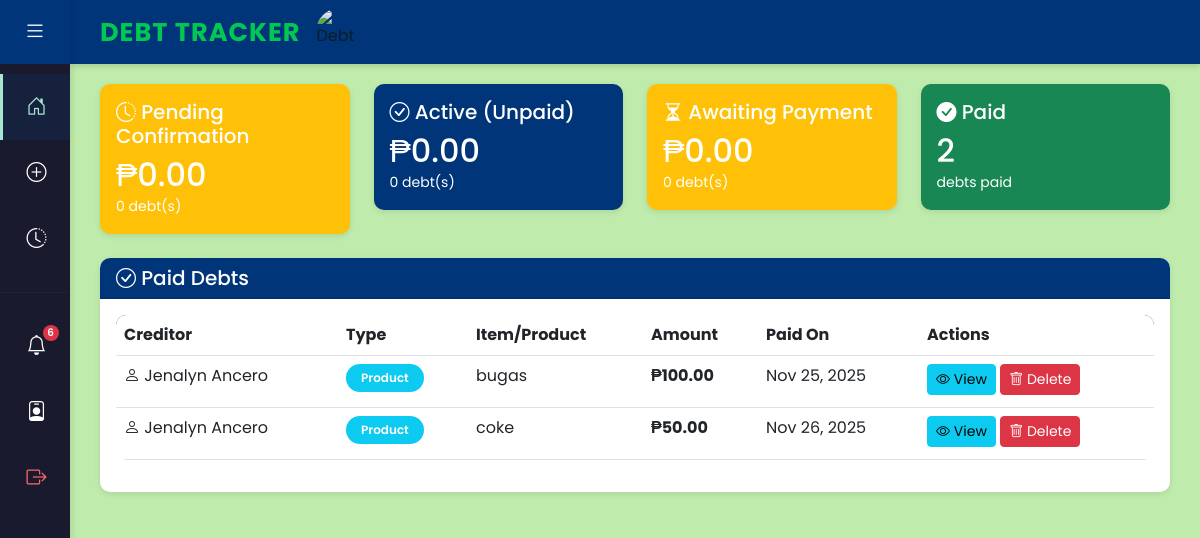
/debtor/dashboard/ (signed in), run on the app's committed database.
### myapp/models.py (models this page shows, shortened)
class Debt(models.Model):
    TYPE_CHOICES = [
        ('money', 'Money'),
        ('product', 'Product'),
    ]
    STATUS_CHOICES = [
        ('pending_confirmation', 'Pending Confirmation'),
        ('active', 'Active'),
        ('awaiting_confirmation', 'Awaiting Confirmation'),
        ('rejected', 'Rejected'),
        ('paid', 'Paid'),
    ]
    creditor = models.ForeignKey(
        settings.AUTH_USER_MODEL,
        on_delete=models.CASCADE,
        related_name='creditor_debts',
        help_text="User who is owed (creditor)"
    )
    debtor = models.ForeignKey(
        settings.AUTH_USER_MODEL,
        on_delete=models.CASCADE,
        related_name='debtor_debts',
        help_text="User who owes (debtor)"
    )
    type = models.CharField(
        max_length=20,
        choices=TYPE_CHOICES,
        default='money',
        help_text="Type of debt: Money or Product"
    )
    amount = models.DecimalField(
        max_digits=10,
        decimal_places=2,
        validators=[MinValueValidator(0.01)],
        help_text="Amount owed (for money) or estimated value (for product)"
    )
    product_name = models.CharField(
        max_length=255,
        blank=True,
        null=True,
        help_text="Name of product/item (if type is Product)"
    )
    description = models.TextField(
        blank=True,
        null=True,
        help_text="Additional details about the debt"
    )
    debt_proof = models.FileField(
        upload_to='debt_proofs/',
        blank=True,
        null=True,
        help_text="Proof of debt (photo, screenshot, or PDF) uploaded by debtor"
    )
    creditor_proof = models.FileField(
        upload_to='creditor_proofs/',
        blank=True,
        null=True,
        help_text="Proof of release - item/money was given to debtor (uploaded by creditor)"
    )
    payment_proof = models.FileField(
        upload_to='payment_proofs_debt/',
        blank=True,
        null=True,
        help_text="Proof of payment when creditor marks debt as paid (optional)"
    )
    debtor_acknowledged = models.BooleanField(
        default=False,
        help_text="[DEPRECATED] Whether debtor has acknowledged receipt of item/money"
    )
    acknowledged_at = models.DateTimeField(
        blank=True,
        null=True,
        help_text="[DEPRECATED] Date when debtor acknowledged receipt"
    )
    paid_amount = models.DecimalField(
        max_digits=10,
        decimal_places=2,
        default=0,
        help_text="Total amount paid towards this debt"
    )
    status = models.CharField(
        max_length=30,
        choices=STATUS_CHOICES,
        default='pending_confirmation',
        help_text="Current status of the debt"
    )
    hidden_from_debtor = models.BooleanField(
        default=False,
        help_text="If True, debt is hidden from debtor's view (soft delete)"
    )
    hidden_from_creditor = models.BooleanField(
        default=False,
        help_text="If True, debt is hidden from creditor's view (soft delete)"
    )
    date_created = models.DateTimeField(
        auto_now_add=True,
        help_text="Date when debt was created"
    )
    date_updated = models.DateTimeField(
        auto_now=True,
        help_text="Date when debt was last updated"
    )
    date_paid = models.DateTimeField(
        blank=True,
        null=True,
        help_text="Date when debt was paid"
    )
    class Meta:
        verbose_name = 'Debt'
        verbose_name_plural = 'Debts'
        ordering = ['-date_created']
        indexes = [
            models.Index(fields=['creditor', 'status']),
            models.Index(fields=['debtor', 'status']),
        ]
    @property
    def balance(self):
        return max(0, float(self.amount) - float(self.paid_amount))

class CustomUser(AbstractBaseUser, PermissionsMixin):
    ROLE_CHOICES = [
        ('creditor', 'Creditor'),
        ('debtor', 'Debtor'),
        ('admin', 'Admin'),
    ]
    username = models.CharField(
        max_length=150,
        unique=True,
        help_text="Required. 150 characters or fewer. Unique username."
    )
    full_name = models.CharField(
        max_length=255,
        help_text="Full name of the user"
    )
    email = models.EmailField(
        max_length=255,
        blank=True,
        null=True,
        help_text="Email address (optional)"
    )
    profile_picture = models.ImageField(
        upload_to='profile_pictures/',
        blank=True,
        null=True,
        help_text="Profile picture (optional)"
    )
    profile_summary = models.TextField(
        blank=True,
        null=True,
        help_text="Short bio or profile summary (optional)"
    )
    account_type = models.CharField(
        max_length=20,
        choices=ROLE_CHOICES,
        help_text="User role: Creditor, Debtor, or Admin"
    )
    is_active = models.BooleanField(default=True)
    is_staff = models.BooleanField(default=False)
    date_joined = models.DateTimeField(auto_now_add=True)
    objects = CustomUserManager()
    USERNAME_FIELD = 'username'
    REQUIRED_FIELDS = ['full_name']
    class Meta:
        verbose_name = 'User'
        verbose_name_plural = 'Users'
        ordering = ['-date_joined']

### myapp/views.py (the view)
# urls.py: path('debtor/dashboard/', views.debtor_dashboard, name='debtor_dashboard'),
@login_required
def debtor_dashboard(request):
    if request.user.account_type != 'debtor':
        messages.error(request, "Access denied. Debtors only.")
        return redirect('myapp:home')
    debts = Debt.objects.filter(debtor=request.user, hidden_from_debtor=False).select_related('creditor')
    pending_debts = debts.filter(status='pending_confirmation')
    active_debts = debts.filter(status='active')
    awaiting_confirmation_debts = debts.filter(status='awaiting_confirmation')
    paid_debts = debts.filter(status='paid')
    rejected_debts = debts.filter(status='rejected')
    total_pending = sum(float(d.amount) for d in pending_debts)
    total_active = sum(float(d.balance) for d in active_debts)
    total_awaiting = sum(float(d.balance) for d in awaiting_confirmation_debts)
    total_paid = sum(float(d.paid_amount) for d in debts)
    creditors_summary = {}
    for debt in debts:
        creditor_id = debt.creditor.id
        if creditor_id not in creditors_summary:
            creditors_summary[creditor_id] = {
                'creditor': debt.creditor,
                'debts': [],
                'total_amount': 0,
                'total_paid': 0,
                'total_balance': 0,
                'pending_count': 0,
                'active_count': 0,
                'awaiting_count': 0,
                'paid_count': 0,
            }
        creditors_summary[creditor_id]['debts'].append(debt)
        creditors_summary[creditor_id]['total_amount'] += float(debt.amount)
        creditors_summary[creditor_id]['total_paid'] += float(debt.paid_amount)
        creditors_summary[creditor_id]['total_balance'] += float(debt.balance)
        if debt.status == 'pending_confirmation':
            creditors_summary[creditor_id]['pending_count'] += 1
        elif debt.status == 'active':
            creditors_summary[creditor_id]['active_count'] += 1
        elif debt.status == 'awaiting_confirmation':
            creditors_summary[creditor_id]['awaiting_count'] += 1
        elif debt.status == 'paid':
            creditors_summary[creditor_id]['paid_count'] += 1
    context = {
        'debts': debts,  # Pass all debts for conditional rendering
        'pending_debts': pending_debts,
        'active_debts': active_debts,
        'awaiting_confirmation_debts': awaiting_confirmation_debts,
        'paid_debts': paid_debts,
        'rejected_debts': rejected_debts,
        'total_pending': total_pending,
        'total_active': total_active,
        'total_awaiting': total_awaiting,
        'total_paid': total_paid,
        'creditors_summary': creditors_summary.values(),
    }
    return render(request, 'dashboard_debtor.html', context)

### myapp/context_processors.py (called while the page is built)
def unread_notifications(request):
    if request.user.is_authenticated:
        unread_count = Notification.objects.filter(user=request.user, is_read=False).count()
        return {
            'unread_notifications_count': unread_count
        }
    return {
        'unread_notifications_count': 0
    }

### myapp/templates/dashboard_debtor.html (shortened to what this page needs)
{% extends 'dashboard_base.html' %}
{% block content %}
<div class="row mb-4">
    <div class="col-md-3">
        <div class="card text-white bg-warning">
            <div class="card-body">
                <h5 class="card-title"><i class="bi bi-clock-history"></i> Pending Confirmation</h5>
                <h2 class="mb-0">₱{{ total_pending|floatformat:2 }}</h2>
                <small>{{ pending_debts.count }} debt(s)</small>
            </div>
        </div>
    </div>
    <div class="col-md-3">
        <div class="card text-white bg-primary">
            <div class="card-body">
                <h5 class="card-title"><i class="bi bi-check-circle"></i> Active (Unpaid)</h5>
                <h2 class="mb-0">₱{{ total_active|floatformat:2 }}</h2>
                <small>{{ active_debts.count }} debt(s)</small>
            </div>
        </div>
    </div>
    <div class="col-md-3">
        <div class="card text-white" style="background-color: #ffc107;">
            <div class="card-body">
                <h5 class="card-title"><i class="bi bi-hourglass-split"></i> Awaiting Payment</h5>
                <h2 class="mb-0">₱{{ total_awaiting|floatformat:2 }}</h2>
                <small>{{ awaiting_confirmation_debts.count }} debt(s)</small>
            </div>
        </div>
    </div>
    <div class="col-md-3">
        <div class="card text-white bg-success">
            <div class="card-body">
                <h5 class="card-title"><i class="bi bi-check-circle-fill"></i> Paid</h5>
                <h2 class="mb-0">{{ paid_debts.count }}</h2>
                <small>debts paid</small>
            </div>
        </div>
    </div>
</div>
{% if paid_debts %}
<div class="row mb-4">
    <div class="col-12">
        <div class="card border-success">
            <div class="card-header bg-success text-white">
                <h5 class="mb-0"><i class="bi bi-check-circle"></i> Paid Debts</h5>
            </div>
            <div class="card-body">
                <div class="table-responsive">
                    <table class="table table-hover">
                        <thead>
                            <tr>
                                <th>Creditor</th>
                                <th>Type</th>
                                <th>Item/Product</th>
                                <th>Amount</th>
                                <th>Paid On</th>
                                <th>Actions</th>
                            </tr>
                        </thead>
                        <tbody>
                            {% for debt in paid_debts %}
                            <tr>
                                <td>
                                    <i class="bi bi-person"></i> {{ debt.creditor.full_name }}
                                </td>
                                <td>
                                    {% if debt.type == 'money' %}
                                        <span class="badge bg-success">Money</span>
                                    {% else %}
                                        <span class="badge bg-info">Product</span>
                                    {% endif %}
                                </td>
                                <td>{{ debt.product_name|default:"N/A" }}</td>
                                <td><strong>₱{{ debt.amount|floatformat:2 }}</strong></td>
                                <td>{{ debt.date_updated|date:"M d, Y" }}</td>
                                <td>
                                    <a href="{% url 'myapp:debt_detail' debt.id %}" class="btn btn-info btn-sm mb-1">
                                        <i class="bi bi-eye"></i> View
                                    </a>
                                    <form method="post" action="{% url 'myapp:delete_debt' debt.id %}" style="display:inline;">
                                        <button type="submit" class="btn btn-danger btn-sm mb-1" onclick="return confirm('Are you sure you want to delete this paid debt record? This action cannot be undone.')">
                                            <i class="bi bi-trash"></i> Delete
                                        </button>
                                    </form>
                                </td>
                            </tr>
                            {% endfor %}
                        </tbody>
                    </table>
                </div>
            </div>
        </div>
    </div>
</div>
{% endif %}
{% endblock %}

### myapp/templates/dashboard_base.html (style rules this page uses)
:root { --primary-color: #00357a; --secondary-color: #004E89; --background-color: #bfecac; --accent-color: #A8E6CF; --text-color: #0B1D26; --white: #FFFFFF; --sidebar-bg: #1a1a2e; --sidebar-hover: #16213e; }
* { font-family: 'Poppins', sans-serif; }
body { min-height: 100vh; background-color: var(--background-color); color: var(--text-color); display: flex; }
.card { background-color: var(--white); border: none; border-radius: 10px; box-shadow: 0 2px 6px rgba(0,0,0,0.1); transition: transform 0.3s ease, box-shadow 0.3s ease; }
.card-header { border-radius: 10px 10px 0 0 !important; font-weight: 600; background-color: var(--primary-color) !important; color: var(--white) !important; }
.table { border-radius: 10px; overflow: hidden; background-color: var(--white); }
.table thead { background-color: var(--primary-color); color: var(--white); }
.badge { padding: 8px 15px; border-radius: 20px; font-weight: 600; }
.bg-primary { background-color: var(--primary-color) !important; }

### data on the page
Debt: creditor.full_name "Jenalyn Ancero", type "Product", product_name "bugas", amount "100.00", date_updated "Nov 25, 2025"
Debt: creditor.full_name "Jenalyn Ancero", type "Product", product_name "coke", amount "50.00", date_updated "Nov 26, 2025"

### other printed values
{{ unread_notifications_count }} "6"
{{ total_pending|floatformat:2 }} "0.00"
{{ pending_debts.count }} "0"
{{ total_active|floatformat:2 }} "0.00"
{{ active_debts.count }} "0"
{{ total_awaiting|floatformat:2 }} "0.00"
{{ awaiting_confirmation_debts.count }} "0"
{{ paid_debts.count }} "2"
